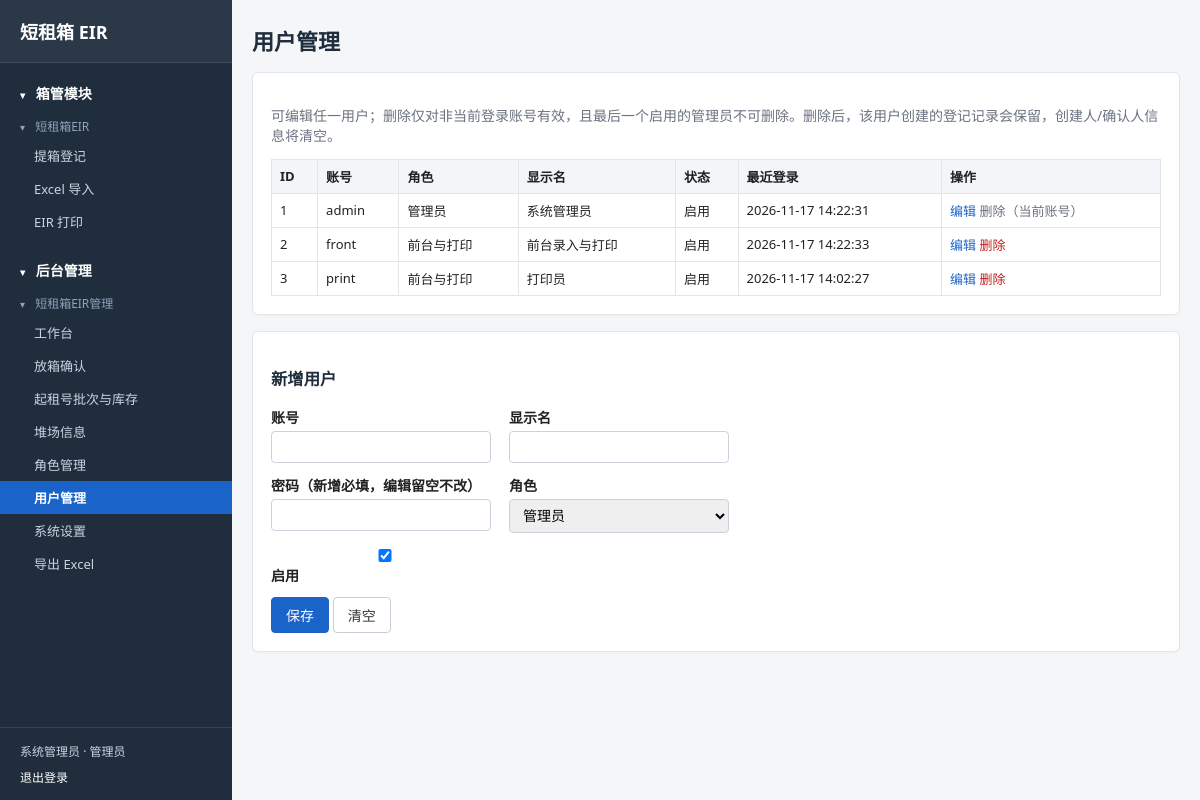
/admin/users (signed in), run on an earlier commit of the app's database.
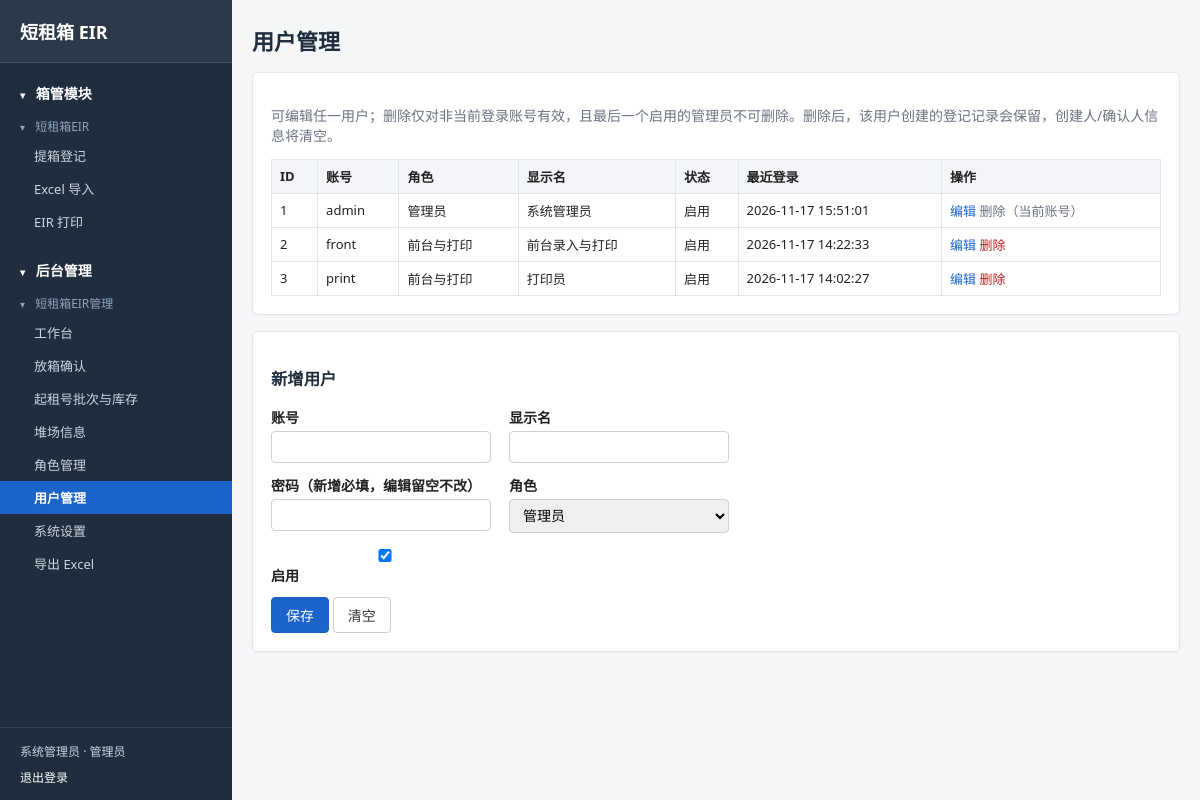
And on a later commit of the database.
### tables this page shows
CREATE TABLE users (id INTEGER PRIMARY KEY AUTOINCREMENT, username TEXT NOT NULL UNIQUE, password_hash TEXT NOT NULL, role TEXT NOT NULL, display_name TEXT, active INTEGER NOT NULL DEFAULT 1, created_at TEXT NOT NULL, last_login_at TEXT);

CREATE TABLE roles (
  key         TEXT PRIMARY KEY,
  label       TEXT NOT NULL,
  perms       TEXT NOT NULL DEFAULT '[]',
  is_builtin  INTEGER NOT NULL DEFAULT 0,
  created_at  TEXT NOT NULL,
  updated_at  TEXT NOT NULL
);

### app/routes/admin_routes.py (the view)
@bp.route("/admin/users")
@require_role("admin.users")
def users():
    db = get_db()
    rows = db.execute("SELECT id,username,role,display_name,active,last_login_at FROM users ORDER BY id").fetchall()
    roles = db.execute("SELECT key,label FROM roles ORDER BY is_builtin DESC, key").fetchall()
    return render_template("admin/users.html", rows=rows, roles=roles)

### app/auth.py (called while the page is built)
def all_permissions():
    from .nav import collect_permissions
    return collect_permissions()

def all_perm_keys():
    return {k for k, _ in all_permissions()}

def role_info(key, conn=None):
    row = (conn or get_db()).execute("SELECT * FROM roles WHERE key=?", (key,)).fetchone()
    if row:
        try:
            perms = set(json.loads(row["perms"] or "[]"))
        except (ValueError, TypeError):
            perms = set()
        return {"label": row["label"], "perms": perms, "is_builtin": bool(row["is_builtin"])}
    return {"label": ROLE_LABEL.get(key, key),
            "perms": set(_FALLBACK_PERMS.get(key, ())), "is_builtin": True}

def role_label(key):
    return role_info(key)["label"]

def role_perms(key):
    perms = role_info(key)["perms"]
    if SUPER_PERM in perms:
        return all_perm_keys()
    return perms

def current_user():
    uid = session.get("uid")
    if not uid:
        return None
    return get_db().execute("SELECT * FROM users WHERE id=? AND active=1", (uid,)).fetchone()

def require_role(perm):
    def deco(view):
        @wraps(view)
        def wrap(*a, **kw):
            user = current_user()
            if not user:
                return redirect(url_for("auth.login", next=request.path))
            granted = role_perms(user["role"])
            need = perm
            if perm == SUPER_PERM:
                need = SUPER_PERM
            ok = (SUPER_PERM in granted) if need == SUPER_PERM else (need in granted)
            if not ok:
                abort(403)
            return view(*a, **kw)
        return wrap
    return deco

### app/db.py (called while the page is built)
def _dict_factory(cursor, row):
    return {col[0]: row[i] for i, col in enumerate(cursor.description)}

def connect():
    conn = sqlite3.connect(config.DB_PATH, timeout=30)
    conn.row_factory = _dict_factory
    conn.execute("PRAGMA foreign_keys=ON")
    conn.execute("PRAGMA busy_timeout=15000")
    return conn

def get_db():
    if "db" not in g:
        g.db = connect()
    return g.db

### app/nav.py (called while the page is built)
def _children(node):
    return node.get("children") or []

def _leaf_perm(node):
    perms = node.get("perms")
    if perms:
        return perms[0]
    return node.get("endpoint")

def _walk_leaves(nodes):
    for node in nodes:
        kids = _children(node)
        if kids:
            for leaf in _walk_leaves(kids):
                yield leaf
        elif node.get("endpoint"):
            yield node

def build_menu(perms, current):
    return [_decorate(n, perms, current) for n in MENU if _visible(n, perms)]

### app/templates/admin/users.html (shortened to what this page needs)
{% extends "base.html" %}
{% block content %}
<div class="page-head"><h1>用户管理</h1></div>
<div class="card">
<p class="muted">可编辑任一用户；删除仅对非当前登录账号有效，且最后一个启用的管理员不可删除。删除后，该用户创建的登记记录会保留，创建人/确认人信息将清空。</p>
<table class="grid">
  <thead><tr><th>ID</th><th>账号</th><th>角色</th><th>显示名</th><th>状态</th><th>最近登录</th><th>操作</th></tr></thead>
  <tbody>
  {% for r in rows %}
    <tr>
      <td>{{ r.id }}</td><td>{{ r.username }}</td><td>{{ role_label(r.role) }}</td>
      <td>{{ r.display_name or '' }}</td><td>{{ '启用' if r.active else '停用' }}</td><td>{{ r.last_login_at or '—' }}</td>
      <td class="ops"><button class="link" data-user-edit='{{ r|tojson }}'>编辑</button>
        {% if me and me.id == r.id %}
        <span class="muted" title="不能删除当前登录的账号">删除（当前账号）</span>
        {% else %}
        <form class="inline" method="post" action="{{ url_for('admin.user_delete', uid=r.id) }}">
          <button type="submit" class="link danger" data-confirm="确定删除用户「{{ r.username }}」？此操作不可恢复。">删除</button>
        </form>
        {% endif %}
      </td>
    </tr>
  {% endfor %}
  </tbody>
</table>
</div>
<div class="card">
  <h3 id="user-form-title">新增用户</h3>
  <form method="post" action="{{ url_for('admin.user_save') }}" class="form" id="user-form">
    <div class="row">
      <label>账号<input name="username" id="u-name" required></label>
      <label>显示名<input name="display_name" id="u-display"></label>
    </div>
    <div class="row">
      <label>密码（新增必填，编辑留空不改）<input type="password" name="password" id="u-pwd"></label>
      <label>角色<select name="role" id="u-role">
        {% for rr in roles %}<option value="{{ rr.key }}">{{ rr.label }}</option>{% endfor %}
      </select></label>
    </div>
    <label><input type="checkbox" name="active" id="u-active" checked> 启用</label>
    <button type="submit" class="btn primary">保存</button>
    <button type="button" class="btn" id="u-reset">清空</button>
  </form>
</div>
{% endblock %}

### app/templates/base.html (shortened to what this page needs)
<!DOCTYPE html>
<html lang="zh-CN">
<head>
<link rel="stylesheet" href="{{ url_for('static', filename='css/app.css') }}">
</head>
<body{% if me %} class="with-sidebar"{% endif %}>
{% if me %}
<div class="layout">
  <aside class="sidebar">
    <a class="brand" href="{{ url_for('print.print_list') if me.role == 'printer' else url_for('front.pickups') }}">短租箱 EIR</a>
    <nav class="nav-tree">
      {% for l1 in nav_menu %}
      <details class="nav-l1" data-nav-key="l1:{{ l1.label }}" open>
        <summary class="nav-l1-title"><span class="arrow">▾</span> {{ l1.label }}</summary>
        {% for l2 in l1.children %}
        <details class="nav-l2" data-nav-key="l2:{{ l1.label }}/{{ l2.label }}" open>
          <summary class="nav-l2-title"><span class="arrow">▾</span> {{ l2.label }}</summary>
          <div class="nav-l3">
            {% if l2.children %}
              {% for item in l2.children %}
              <a class="nav-link{{ ' active' if item.active }}" href="{{ item.url }}">{{ item.label }}</a>
              {% endfor %}
            {% else %}
              <a class="nav-link{{ ' active' if l2.active }}" href="{{ l2.url }}">{{ l2.label }}</a>
            {% endif %}
          </div>
        </details>
        {% endfor %}
      </details>
      {% endfor %}
    </nav>
    <div class="sidebar-user">
      <span>{{ me.display_name or me.username }} · {{ role_label(me.role) }}</span>
      <a href="{{ url_for('auth.logout_view') }}">退出登录</a>
    </div>
  </aside>
  <div class="main-wrap">
{% endif %}
<main class="container">
  {% block content %}{% endblock %}
</main>
{% if me %}
  </div>
</div>
{% endif %}
</body>
</html>

### app/static/css/app.css (style rules this page uses)
* { box-sizing: border-box; }
body { margin:0; font-family: "Microsoft YaHei", "Segoe UI", Arial, sans-serif; font-size:14px; color:#222; background:#f5f6f8; }
a { color:#1a63c9; text-decoration:none; }
.layout { display:flex; min-height:100vh; }
.sidebar { width:232px; flex:0 0 232px; background:#1f2d3d; color:#cbd5e1; display:flex; flex-direction:column; position:sticky; top:0; height:100vh; overflow-y:auto; }
.sidebar .brand { display:block; padding:18px 20px; color:#fff; font-size:18px; font-weight:bold; text-decoration:none; border-bottom:1px solid rgba(255,255,255,.1); }
.nav-tree { flex:1; padding:12px 0; }
.nav-l1 { margin-bottom:14px; }
.nav-l1 summary, .nav-l2 summary { display:block; list-style:none; cursor:pointer; user-select:none; }
.nav-l1-title { padding:8px 20px; font-size:14px; font-weight:bold; color:#fff; }
.nav-l2-title { padding:6px 20px 4px; font-size:12px; color:#8fa3bb; }
.arrow { display:inline-block; width:12px; font-size:10px; transition:transform .15s; }
.nav-link { display:block; padding:7px 20px 7px 34px; font-size:13px; color:#cbd5e1; }
.nav-link.active { background:#1a63c9; color:#fff; font-weight:600; }
.sidebar-user { padding:14px 20px; border-top:1px solid rgba(255,255,255,.1); font-size:12px; color:#cbd5e1; display:flex; flex-direction:column; gap:8px; }
.sidebar-user a { color:#fff; }
.main-wrap { flex:1; min-width:0; }
.container { max-width:1200px; margin:0 auto; padding:24px 20px; }
.page-head { display:flex; justify-content:space-between; align-items:center; margin-bottom:16px; }
.page-head h1 { margin:0; font-size:22px; }
.card { background:#fff; border:1px solid #e2e5ea; border-radius:6px; padding:18px; margin-bottom:16px; box-shadow:0 1px 2px rgba(0,0,0,.03); }
h1,h2,h3 { color:#1f2d3d; }
.muted { color:#6b7280; }
.btn { display:inline-block; padding:7px 14px; border:1px solid #c8ced8; background:#fff; color:#333; border-radius:4px; cursor:pointer; font-size:14px; }
.btn.primary { background:#1a63c9; color:#fff; border-color:#1a63c9; }
.btn.danger, .link.danger { color:#c02020; }
.grid { width:100%; border-collapse:collapse; font-size:13px; }
.grid th, .grid td { border:1px solid #e2e5ea; padding:7px 8px; text-align:left; vertical-align:top; }
.grid th { background:#f3f5f8; font-weight:600; white-space:nowrap; }
.ops { white-space:nowrap; }
.ops a, .ops button, .link { color:#1a63c9; background:none; border:0; cursor:pointer; padding:0; font-size:13px; }
.inline { display:inline; }
.form label { display:block; margin-bottom:12px; font-weight:600; }
.form label input, .form label select, .form input, .form select { display:block; margin-top:4px; padding:7px 9px; border:1px solid #ccd2dc; border-radius:4px; font-size:14px; min-width:220px; font-weight:normal; }
.form .row { display:flex; gap:18px; flex-wrap:wrap; }

What changed in the data, as far as the page shows it:
changed users "admin": last_login_at "2026-11-17 14:22:31" → "2026-11-17 15:51:01"
